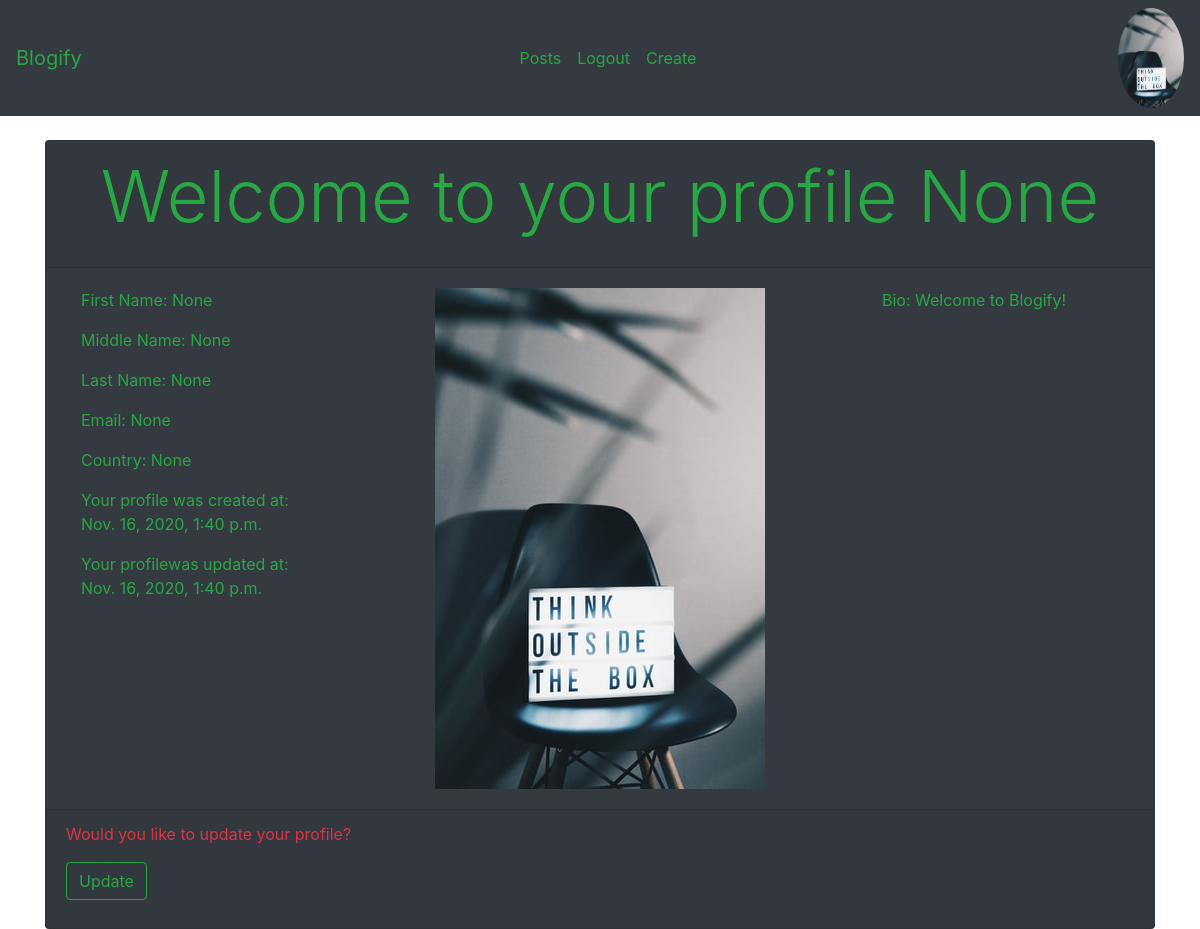
/profiles/myprofile/ (signed in), run on the app's committed database.
### profiles/models.py (models this page shows, shortened)
class Profile(models.Model):
    first_name = models.CharField(max_length=100, null=True, blank=True)
    middle_name = models.CharField(max_length=100, null=True, blank=True)
    last_name = models.CharField(max_length=100, null=True, blank=True)
    user = models.OneToOneField(User, on_delete=models.CASCADE)
    bio = models.TextField(default='Welcome to Blogify!')
    email = models.EmailField(max_length=200, blank=True, default='None')
    country = models.CharField(max_length=100, blank=True, default='None')
    avatar = models.ImageField(default='blogify.jpg', upload_to='profile_photos/')
    updated = models.DateTimeField(auto_now=True)
    created = models.DateTimeField(auto_now_add=True)

### profiles/views.py (the view)
# urls.py: path('myprofile/', my_profile, name='my-profile'),
def my_profile(request):
    profile = Profile.objects.get(user=request.user)
    form = ProfileForm(request.POST or None, request.FILES or None ,instance=profile)
    if request.method == 'POST':
        if form.is_valid():
            form.save()
    context = {
        'profile': profile,
        'form': form
    }
    return render(request, 'profiles/myprofile.html', context)

### profiles/templates/profiles/myprofile.html (shortened to what this page needs)
{% extends 'base.html' %}
{% load crispy_forms_tags %}
{% block content %}
    <br>
    <div class="container">
        <div class="row">
            <div class="col">
                <div class="card bg-dark">
                    <div class="card-header">
                        <p class="text-center text-success display-3">Welcome to your profile {{ profile.first_name }}</p>
                    </div>
                    <div class="card-body">
                        <div class="container">
                            <div class="row">
                                <div class="col-3">
                                    <p class='text-success'>First Name: {{ profile.first_name }}</p>
                                    <p class='text-success'>Middle Name: {{ profile.middle_name }}</p>
                                    <p class='text-success'>Last Name: {{ profile.last_name }}</p>
                                    <p class='text-success'>Email: {{ profile.email }}</p>
                                    <p class='text-success'>Country: {{ profile.country }}</p>
                                    <p class='text-success'>Your profile was created at: {{ profile.created }}</p>
                                    <p class='text-success'>Your profilewas updated at: {{ profile.updated }}</p>
                                </div>
                                <div class="col-6">
                                    <img class='mx-auto d-block' src="{{ profile.avatar.url }}" alt="your profile photo">
                                </div>
                                <div class="col-3">
                                    <p class="text-success">Bio: {{ profile.bio }}</p>
                                </div>
                            </div>
                        </div>
                    </div>
                    <div class="card-footer">
                        <p class='text-danger'>Would you like to update your profile?</p>
                        <p>
                        <button class="btn btn-outline-success" type="button" data-toggle="collapse" data-target="#collapseExample" aria-expanded="false" aria-controls="collapseExample">
                            Update
                        </button>
                        </p>
                    </div>
                </div>
            </div>
        </div>
    </div>
{% endblock content %}

### templates/navbar.html (shortened to what this page needs)
<nav class="navbar navbar-expand-lg navbar-dark bg-dark">
  <a class="navbar-brand text-success" href="{% url 'home' %}">Blogify</a>
  <div class="collapse navbar-collapse" id="navbarSupportedContent">
    <ul class="navbar-nav m-auto">
      <li class="nav-item">
        <a class="nav-link text-success" href="{% url 'posts:all-posts' %}">Posts</a>
      </li>
      {% if request.user.is_authenticated %}
        <li class="nav-item">
          <a class="nav-link text-success" href="{% url 'users:logout' %}">Logout</a>
        </li>
        <li class="nav-item">
          <a class="nav-link text-success" href="{% url 'posts:create-post' %}">Create</a>
        </li>
      {% endif %}
    </ul>
    {% if request.user.is_authenticated %}
        <a href="{% url 'profiles:my-profile' %}"><img class="rounded-circle" height="100px" src="{{ request.user.profile.avatar.url }}" alt="profile photo"></a>
    {% endif %}
  </div>
</nav>

### data on the page
Profile: first_name "None", middle_name "None", last_name "None", email "None", country "None", created "Nov. 16, 2020, 1:40 p.m.", updated "Nov. 16, 2020, 1:40 p.m.", avatar (picture), bio "Welcome to Blogify!"
